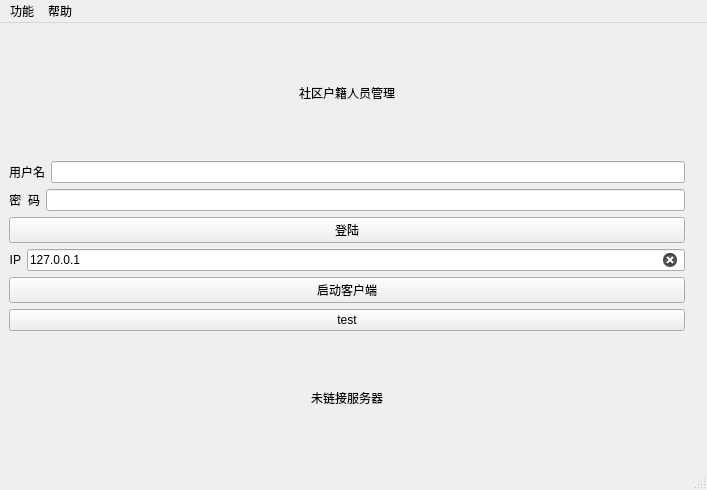
<?xml version="1.0" encoding="UTF-8"?>
<ui version="4.0">
 <class>MainWindowClient</class>
 <widget class="QMainWindow" name="MainWindowClient">
  <property name="geometry">
   <rect>
    <x>0</x>
    <y>0</y>
    <width>707</width>
    <height>490</height>
   </rect>
  </property>
  <property name="windowTitle">
   <string>MainWindow</string>
  </property>
  <widget class="QWidget" name="centralwidget">
   <layout class="QHBoxLayout" name="horizontalLayout">
    <item>
     <layout class="QVBoxLayout" name="verticalLayout">
      <item>
       <widget class="QLabel" name="label_2">
        <property name="styleSheet">
         <string notr="true">font: 11pt &quot;仿宋&quot;;
font: 75 12pt &quot;微软雅黑&quot;;</string>
        </property>
        <property name="frameShape">
         <enum>QFrame::NoFrame</enum>
        </property>
        <property name="lineWidth">
         <number>10</number>
        </property>
        <property name="text">
         <string>社区户籍人员管理</string>
        </property>
        <property name="textFormat">
         <enum>Qt::RichText</enum>
        </property>
        <property name="scaledContents">
         <bool>false</bool>
        </property>
        <property name="alignment">
         <set>Qt::AlignCenter</set>
        </property>
       </widget>
      </item>
      <item>
       <layout class="QHBoxLayout" name="horizontalLayout_2">
        <item>
         <widget class="QLabel" name="label_3">
          <property name="text">
           <string>用户名</string>
          </property>
         </widget>
        </item>
        <item>
         <widget class="QLineEdit" name="lineEdit_username">
          <property name="text">
           <string/>
          </property>
          <property name="clearButtonEnabled">
           <bool>true</bool>
          </property>
         </widget>
        </item>
       </layout>
      </item>
      <item>
       <layout class="QHBoxLayout" name="horizontalLayout_3">
        <item>
         <widget class="QLabel" name="label_4">
          <property name="text">
           <string>密  码</string>
          </property>
          <property name="alignment">
           <set>Qt::AlignRight|Qt::AlignTrailing|Qt::AlignVCenter</set>
          </property>
         </widget>
        </item>
        <item>
         <widget class="QLineEdit" name="lineEdit_password">
          <property name="echoMode">
           <enum>QLineEdit::Password</enum>
          </property>
          <property name="clearButtonEnabled">
           <bool>true</bool>
          </property>
         </widget>
        </item>
       </layout>
      </item>
      <item>
       <widget class="QPushButton" name="pBtn_login">
        <property name="text">
         <string>登陆</string>
        </property>
       </widget>
      </item>
      <item>
       <layout class="QHBoxLayout" name="horizontalLayout_4">
        <item>
         <widget class="QLabel" name="label_5">
          <property name="text">
           <string>IP</string>
          </property>
          <property name="alignment">
           <set>Qt::AlignRight|Qt::AlignTrailing|Qt::AlignVCenter</set>
          </property>
         </widget>
        </item>
        <item>
         <widget class="QLineEdit" name="lineEdit_ip">
          <property name="text">
           <string>127.0.0.1</string>
          </property>
          <property name="echoMode">
           <enum>QLineEdit::Normal</enum>
          </property>
          <property name="placeholderText">
           <string/>
          </property>
          <property name="clearButtonEnabled">
           <bool>true</bool>
          </property>
         </widget>
        </item>
       </layout>
      </item>
      <item>
       <widget class="QPushButton" name="pBtn_client">
        <property name="text">
         <string>启动客户端</string>
        </property>
       </widget>
      </item>
      <item>
       <widget class="QPushButton" name="pBtn_test">
        <property name="text">
         <string>test</string>
        </property>
       </widget>
      </item>
      <item>
       <widget class="QLabel" name="lb_clientStatus">
        <property name="sizePolicy">
         <sizepolicy hsizetype="Preferred" vsizetype="Preferred">
          <horstretch>0</horstretch>
          <verstretch>0</verstretch>
         </sizepolicy>
        </property>
        <property name="text">
         <string>未链接服务器</string>
        </property>
        <property name="alignment">
         <set>Qt::AlignCenter</set>
        </property>
        <property name="wordWrap">
         <bool>false</bool>
        </property>
       </widget>
      </item>
     </layout>
    </item>
    <item>
     <widget class="QLabel" name="label">
      <property name="styleSheet">
       <string notr="true"/>
      </property>
      <property name="text">
       <string/>
      </property>
      <property name="pixmap">
       <pixmap>../res/登陆界面.jpg</pixmap>
      </property>
      <property name="scaledContents">
       <bool>false</bool>
      </property>
      <property name="margin">
       <number>0</number>
      </property>
     </widget>
    </item>
   </layout>
  </widget>
  <widget class="QMenuBar" name="menubar">
   <property name="geometry">
    <rect>
     <x>0</x>
     <y>0</y>
     <width>707</width>
     <height>23</height>
    </rect>
   </property>
   <widget class="QMenu" name="menu">
    <property name="title">
     <string>功能</string>
    </property>
    <addaction name="action_changePassword"/>
    <addaction name="action_importData"/>
    <addaction name="action_addData"/>
    <addaction name="action_alterData"/>
    <addaction name="action_exportData"/>
    <addaction name="action_saveData"/>
    <addaction name="action_backupDatabase"/>
    <addaction name="action_client"/>
    <addaction name="action_logout"/>
   </widget>
   <widget class="QMenu" name="menu_2">
    <property name="title">
     <string>帮助</string>
    </property>
    <addaction name="action_about"/>
   </widget>
   <addaction name="menu"/>
   <addaction name="menu_2"/>
  </widget>
  <widget class="QStatusBar" name="statusBar"/>
  <action name="action_changePassword">
   <property name="text">
    <string>密码修改</string>
   </property>
  </action>
  <action name="action_importData">
   <property name="text">
    <string>数据导入</string>
   </property>
  </action>
  <action name="action_addData">
   <property name="text">
    <string>数据添加</string>
   </property>
  </action>
  <action name="action_alterData">
   <property name="text">
    <string>数据修改</string>
   </property>
  </action>
  <action name="action_exportData">
   <property name="text">
    <string>报表生成</string>
   </property>
  </action>
  <action name="action_IP">
   <property name="text">
    <string>IP设置</string>
   </property>
  </action>
  <action name="action_logout">
   <property name="text">
    <string>退出</string>
   </property>
  </action>
  <action name="action_about">
   <property name="text">
    <string>关于</string>
   </property>
  </action>
  <action name="action_saveData">
   <property name="text">
    <string>保存数据</string>
   </property>
  </action>
  <action name="action_backupDatabase">
   <property name="text">
    <string>备份数据库</string>
   </property>
  </action>
  <action name="action_client">
   <property name="text">
    <string>启动服务器</string>
   </property>
  </action>
 </widget>
 <resources/>
 <connections/>
</ui>
